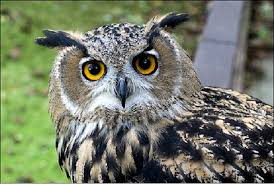
#> input picture images/image_h.jpg, 274 x 184 px
$ python converter.py images/image_h.jpg   (older library calls are emulated)
#> lines starting #> are read from the running program, lines starting #| are printed output that depends on the picture
import os
import argparse
import logging

from PIL import Image

# Дефолтные значения для размеровв
DEFAULT_HORIZONTAL = '250x200'
DEFAULT_VERTICAL = '150x200'

# Исключение, вызываемое при неправильном соотношении размеров
# для горизонтального и вертикального преобразования, полученных из командной строке
class InvalidSizeException(Exception):
    pass


def size_parser(vertical_size, horizontal_size, curr_width, curr_heigth):
    """
    Функция разбирающая входной размер командной строки
    :param vertical_size:  Вертикальный размер из командной строки
    :param horizontal_size:  Горизонтальный размер из командной строки
    :param curr_width:  Ширина изображения
    :param curr_heigth: Высота изображения
    :return: Возвращает ширину, высоту в которые надо преобразовать и тип преобразования
    """

    if curr_width >= curr_heigth:
        new_width, new_height = horizontal_size.split('x')
        if int(new_width) < int(new_height):
            raise InvalidSizeException
        else:
            return int(new_width), int(new_height)

    if curr_width < curr_heigth:
        new_width, new_height = vertical_size.split('x')
        if int(new_width) > int(new_height):
            raise InvalidSizeException
        else:
            return int(new_width), int(new_height)


if __name__ == '__main__':

    # Настройка логирования
    logger = logging.Logger(__name__)
    logger.addHandler(logging.StreamHandler())
    logging.basicConfig(level=logging.INFO)

    # Настройка аргументов командной строки
    args_parser = argparse.ArgumentParser(description='Image size converter')
    args_parser.add_argument('path', type=str, help='Image path')
    args_parser.add_argument('--horizontal', type=str, help='Horizontal size')
    args_parser.add_argument('--vertical', type=str, help='Vertical size')
    args = args_parser.parse_args()

    # Получение пути и имени изображения для сохранения преобразованного изображения
    image_path = args.path
    image_dir, image_name = os.path.split(image_path)

    try:
        image = Image.open(image_path)
#> image is the input picture: PIL image 274x184 RGB; mean R, G, B 115.7, 122.7, 103.4

    except FileNotFoundError:
        logger.error("Файл изображения не найден")

    else:
        curr_image_width, curr_image_height = image.size
#> curr_image_width = 274; curr_image_height = 184
        logger.info("Загружено изображение с шириной {0}px и высотой {1}px".format(curr_image_width, curr_image_height))

        new_width, new_height = size_parser(vertical_size=args.vertical or DEFAULT_VERTICAL,
                                                          horizontal_size=args.horizontal or DEFAULT_HORIZONTAL,
                                                          curr_width=curr_image_width,
                                                          curr_heigth=curr_image_height)
#> new_width = 250; new_height = 200
        # Генерация нового имени изображения
        bare_name, ext = image_name.split('.')
        resized_image_name = '.'.join([bare_name, 'thumb', ext])

        # Изменение размера изображения и сохранение
        resized_image = image.resize((new_width, new_height), Image.ANTIALIAS)
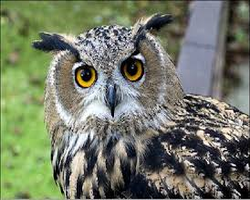
#> resized_image: PIL image 250x200 RGB; mean R, G, B 115.7, 122.7, 103.4
        resized_image.save(os.path.join(image_dir, resized_image_name))
        logger.info("Изображение сохранено с новыми размерами {0}px".format(resized_image.size))
